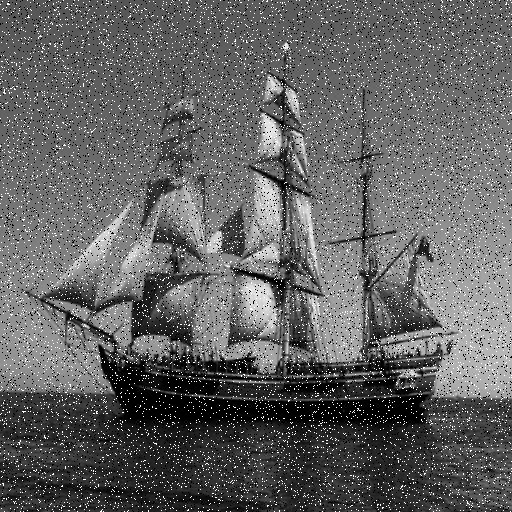
#> input picture input/ship.png, 512 x 512 px, found by its file name
$ python adaptiveMedianFilter.py
#> lines starting #> are read from the running program, lines starting #| are printed output that depends on the picture
# -*- coding: utf-8 -*-
"""
Created on Fri Apr 27 00:27:31 2018

@author: Bit
"""

from PIL import Image

# [4 lines of commented-out code are left out]
path = "input/Ship.png"
img = Image.open(path)
#> img is the input picture: PIL image 512x512 RGB; min 0, max 255, mean 98.3
img = img.convert('LA')
#> img: PIL image 512x512 LA
width, height = img.size
#> width = 512; height = 512
newimg = img.copy()

def getName():
	name = ''
	for i in range(6,len(path)):
		name = name+path[i]
	#print(name)
	return name
def AdaptiveMedianFilter(sMax):
	filterSize = 3
	borderSize = sMax // 2
	imgMax = img.getpixel((0,0))
	mid = (filterSize*filterSize)//2
	for i in range(width):
	    for j in range(height):
	        if(imgMax < img.getpixel((i,j))):
	            imgMax = img.getpixel((i,j))

	for i in range(borderSize,width-borderSize):
	    for j in range(borderSize,height-borderSize):
	        members = [imgMax] * (sMax*sMax)
	        filterSize = 3
	        zxy = img.getpixel((i,j))
	        result = zxy
	        while(filterSize<=sMax):
	            borderS = filterSize // 2
	            for k in range(filterSize):
	                for t in range(filterSize):
	                    members[k*filterSize+t] = img.getpixel((i+k-borderS,j+t-borderS))
	                    #print(members[k*filterSize+t])
	            members.sort()
	            med  = (filterSize*filterSize)//2
	            zmin = members[0]
	            zmax = members[(filterSize-1)*(filterSize+1)]
	            zmed = members[med]
	            if(zmed<zmax and zmed > zmin):
	                if(zxy>zmin and zxy<zmax):
	                    result = zxy
	                else:
	                    result = zmed
	                break
	            else:
	                filterSize += 2

	        newimg.putpixel((i,j),(result))

def renoiseInBorder(borderSize):
	for i in range(1,width):
	    for j in range(borderSize):
	        newimg.putpixel((i,j),newimg.getpixel((i,borderSize)))
	        newimg.putpixel((i,height-j-1),newimg.getpixel((i,height-borderSize-1)))

	for j in range(height):
	    for i in range(borderSize):
	        newimg.putpixel((i,j),newimg.getpixel((borderSize,j)))
	        newimg.putpixel((width -i-1,j),newimg.getpixel((width-borderSize-1,j)))


# main
img.show("input")
for i in range(7,1,-2):
	img = newimg.copy()
	#print(i)
	AdaptiveMedianFilter(i)
	if i==5:
		renoiseInBorder(2)
#> this loop made 3 passes
#> pass 2, `img = newimg.copy()`:
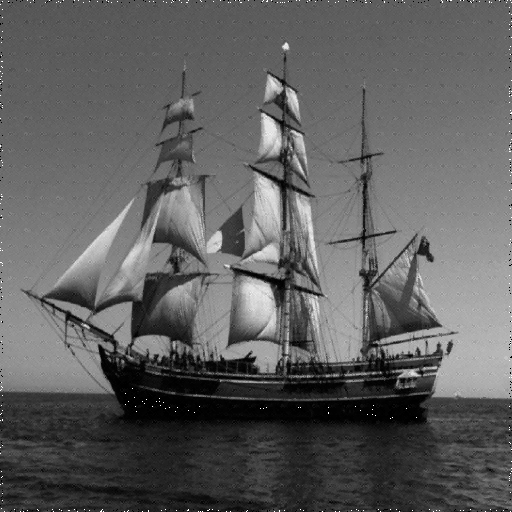
#> img: PIL image 512x512 LA; mean R, G, B, A 95.1, 95.1, 95.1, 255


renoiseInBorder(1)
newimg.show("output")
newimg.save("output/output_"+getName())

$ run again, with input/tiger.png copied over input/ship.png
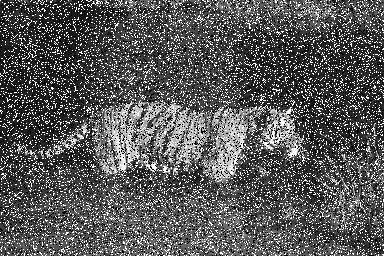
#> input picture input/tiger.png, 384 x 256 px, found by its file name
#> img is the input picture: PIL image 384x256 L; min 0, max 255, mean 89.2
#> the loop `for i in range(7,1,-2):` made 3 passes
#> pass 2, `img = newimg.copy()`:
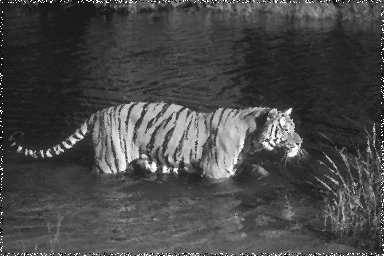
#> img: PIL image 384x256 LA; mean R, G, B, A 72.6, 72.6, 72.6, 255
#> pass 3, `img = newimg.copy()`:
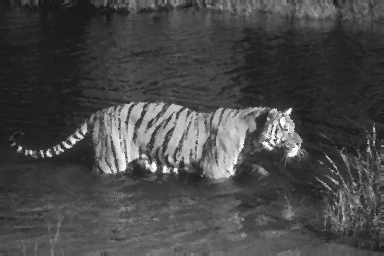
#> img: PIL image 384x256 LA; mean R, G, B, A 71.8, 71.8, 71.8, 255

$ run again, with input/cat.png copied over input/ship.png
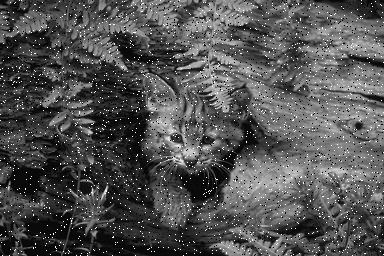
#> input picture input/cat.png, 384 x 256 px, found by its file name
#> img is the input picture: PIL image 384x256 L; min 0, max 255, mean 82.3
#> the loop `for i in range(7,1,-2):` made 3 passes
#> pass 2, `img = newimg.copy()`:
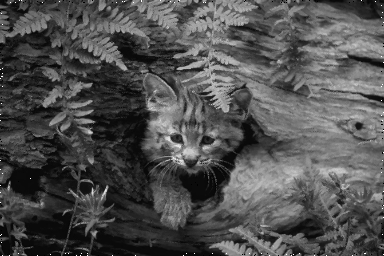
#> img: PIL image 384x256 LA; mean R, G, B, A 79.8, 79.8, 79.8, 255

$ run again, with input/horse.png copied over input/ship.png
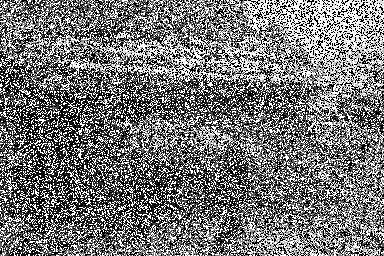
#> input picture input/horse.png, 384 x 256 px, found by its file name
#> img is the input picture: PIL image 384x256 L; min 0, max 255, mean 118.2
#> the loop `for i in range(7,1,-2):` made 3 passes
#> pass 2, `img = newimg.copy()`:
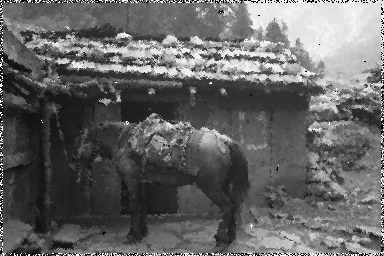
#> img: PIL image 384x256 LA; mean R, G, B, A 101, 101, 101, 255
#> pass 3, `img = newimg.copy()`:
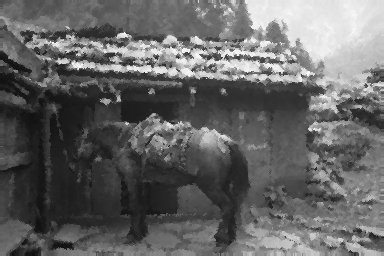
#> img: PIL image 384x256 LA; mean R, G, B, A 100.8, 100.8, 100.8, 255
